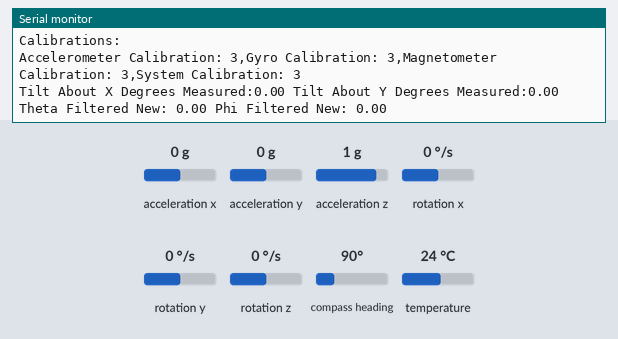
The sketch below on a simulated Arduino Uno, built with avr-gcc and run on an emulated ATmega328P. Parts: the last lines printed to the serial monitor. The inputs (shaded band) are chosen by the test bench; at power-on: acceleration x 0 g, acceleration y 0 g, acceleration z 1 g, rotation x 0 °/s, rotation y 0 °/s, rotation z 0 °/s, compass heading 90°, temperature 24 °C.

Above: at 2.2 s.
2.3 s: acceleration x set to -1.4 g
At 3.0 s:
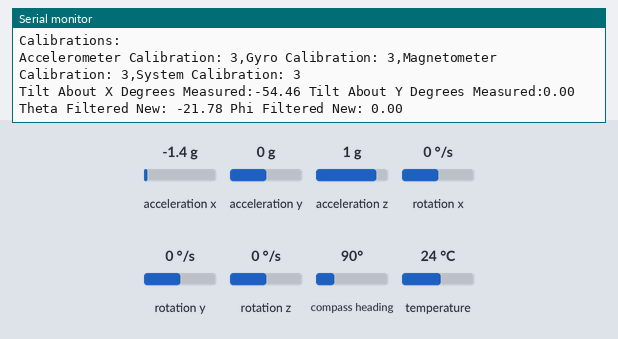
3.8 s: acceleration y set to -1.4 g
At 4.6 s:
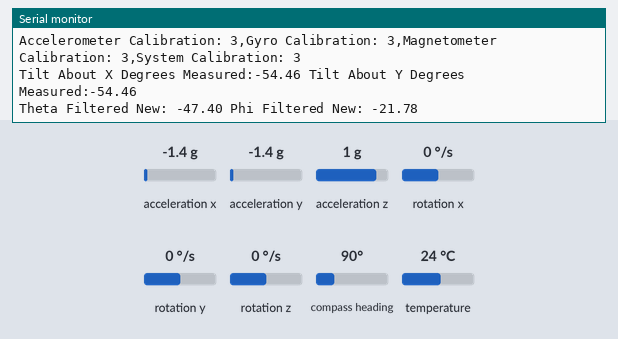
5.3 s: acceleration z set to -1.4 g
At 5.3 s:
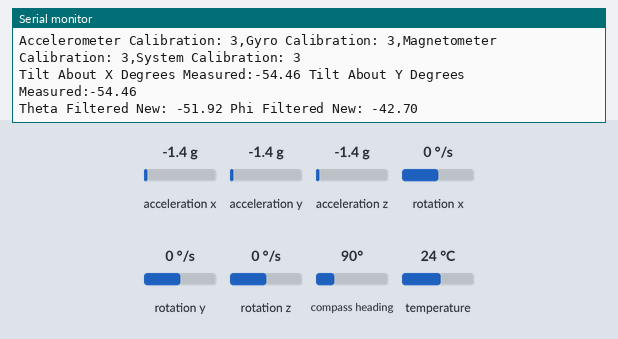
6.8 s: acceleration x set to 0 g
At 7.2 s:
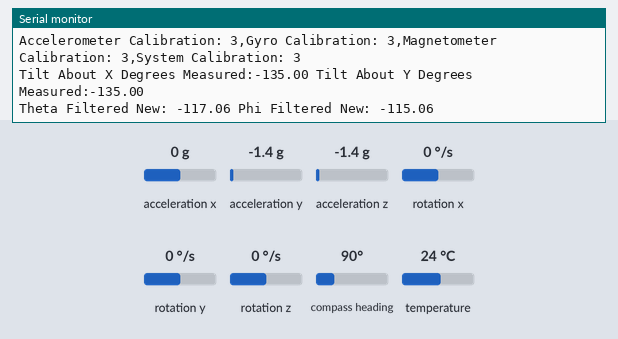
Timing chart, 0 to 9.8 s (numbered marks = the images above; inputs shaded):
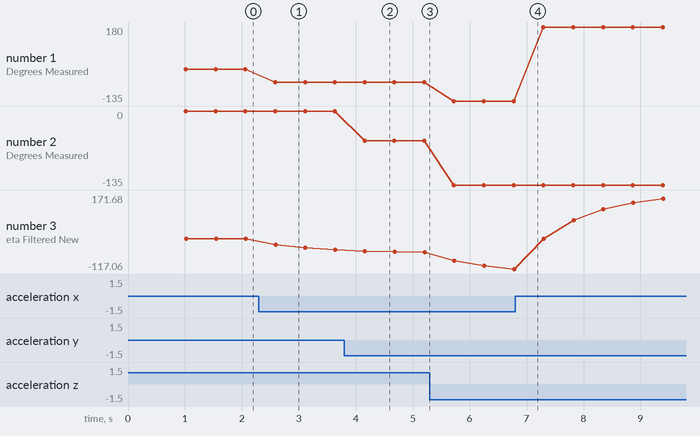

The sketch:

LowPass.ino
```cpp
/*
  Low pass -> pass the low frequency data.
  This will allow us to filter out the high frequency data that corrupts our
  tilt calculations

  By providing only a small scaling weight to the new measured tilt angles we can
  nudge our calculations in the direction that they are moving in without fully going there.
  For example if we scale by 0.05*measured then we will be moving very slowly in the direction
  of the measured angle. If we scale by .5 we would be moving very quickly.


*/

#include <Wire.h>
#include <Adafruit_Sensor.h>
#include <Adafruit_BNO055.h>
#include <utility/imumaths.h>
#include <math.h>

#define BNO055_SAMPLERATE_DELAY_MS 500 //sample every 100ms, change as needed
#define GRAVITY 9.8
#define RADIANS_TO_DEGREES(deg) (deg/2/3.141592654*360)
#define OLD_FILTER_WEIGHT 0.6
#define MEASURED_TILT_WEIGHT (1 - OLD_FILTER_WEIGHT)
Adafruit_BNO055 myIMU = Adafruit_BNO055();  //creating our imu object

float theta;  //tilt about x axis
float phi;    //tilt about y axis
float thetaMeasured;
float thetaFilterOld = 0;
float thetaFilterNew;
float phiMeasured;
float phiFilterOld = 0;
float phiFilterNew;

void setup()
{
  Serial.begin(115200);
  myIMU.begin();
  delay(1000);
  Serial.println("Setting up now");
  uint8_t temp = myIMU.getTemp();
  Serial.println(temp);
  myIMU.setExtCrystalUse(true); //use the crystal on the board
}

float getTiltAboutX(double xAccel, double zAccel)
{
  return RADIANS_TO_DEGREES(atan2(xAccel/GRAVITY, zAccel/GRAVITY));
}
float getTiltAboutY(double yAccel, double zAccel)
{
  return RADIANS_TO_DEGREES(atan2(yAccel/GRAVITY, zAccel/GRAVITY));
}
void loop()
{
  uint8_t system_calibration, gyro_calibration, accel_calibration, mag_calibration = 0;
  myIMU.getCalibration(&system_calibration, &gyro_calibration, &accel_calibration, &mag_calibration);

  imu::Vector<3> acc = myIMU.getVector(Adafruit_BNO055::VECTOR_ACCELEROMETER);
  imu::Vector<3> gyro = myIMU.getVector(Adafruit_BNO055::VECTOR_GYROSCOPE);
  imu::Vector<3> mag = myIMU.getVector(Adafruit_BNO055::VECTOR_MAGNETOMETER);

  Serial.println("Accelerometer:");
  Serial.print("x:");
  Serial.print(acc.x()/GRAVITY);
  Serial.print(",");
  Serial.print("y:");
  Serial.print(acc.y()/GRAVITY);
  Serial.print(",");
  Serial.print("z:");
  Serial.print(acc.z()/GRAVITY);
  Serial.println();

  Serial.println("Calibrations:");
  Serial.print("Accelerometer Calibration: ");
  Serial.print(accel_calibration);
  Serial.print(",");
  Serial.print("Gyro Calibration: ");
  Serial.print(gyro_calibration);
  Serial.print(",");
  Serial.print("Magnetometer Calibration: ");
  Serial.print(mag_calibration);
  Serial.print(",");
  Serial.print("System Calibration: ");
  Serial.print(system_calibration);
  Serial.println();

  thetaMeasured = getTiltAboutX(acc.x(), acc.z());
  Serial.print("Tilt About X Degrees Measured:");
  Serial.print(thetaMeasured);
  Serial.print(" ");
  phiMeasured = getTiltAboutY(acc.y(), acc.z());
  Serial.print("Tilt About Y Degrees Measured:");
  Serial.print(phiMeasured);
  Serial.println();

  phiFilterNew = OLD_FILTER_WEIGHT*phiFilterOld + MEASURED_TILT_WEIGHT*phiMeasured;
  thetaFilterNew = OLD_FILTER_WEIGHT*thetaFilterOld + MEASURED_TILT_WEIGHT*thetaMeasured;
  Serial.print("Theta Filtered New: ");
  Serial.print(thetaFilterNew);
  Serial.print(" ");
  Serial.print("Phi Filtered New: ");
  Serial.print(phiFilterNew);
  Serial.println();
  phiFilterOld = phiFilterNew;
  thetaFilterOld = thetaFilterNew;
  delay(BNO055_SAMPLERATE_DELAY_MS);
}
```

Measured:
- after the input at 2.3 s, the serial monitor: prints a new line after 0.27 s (image 1)
- after the input at 3.8 s, the serial monitor: prints a new line after 0.34 s (image 2)
- plotted number 1: 0 → -54.46 after the input at 2.3 s, -54.46 → -135 after the input at 5.3 s, -135 → 180 after the input at 6.8 s
- plotted number 2: -54.46 → -135 after the input at 5.3 s
- plotted number 3: 0 → -42.7 after the input at 2.3 s, -51.92 → -117.06 after the input at 5.3 s, -117.06 → 171.68 after the input at 6.8 s
